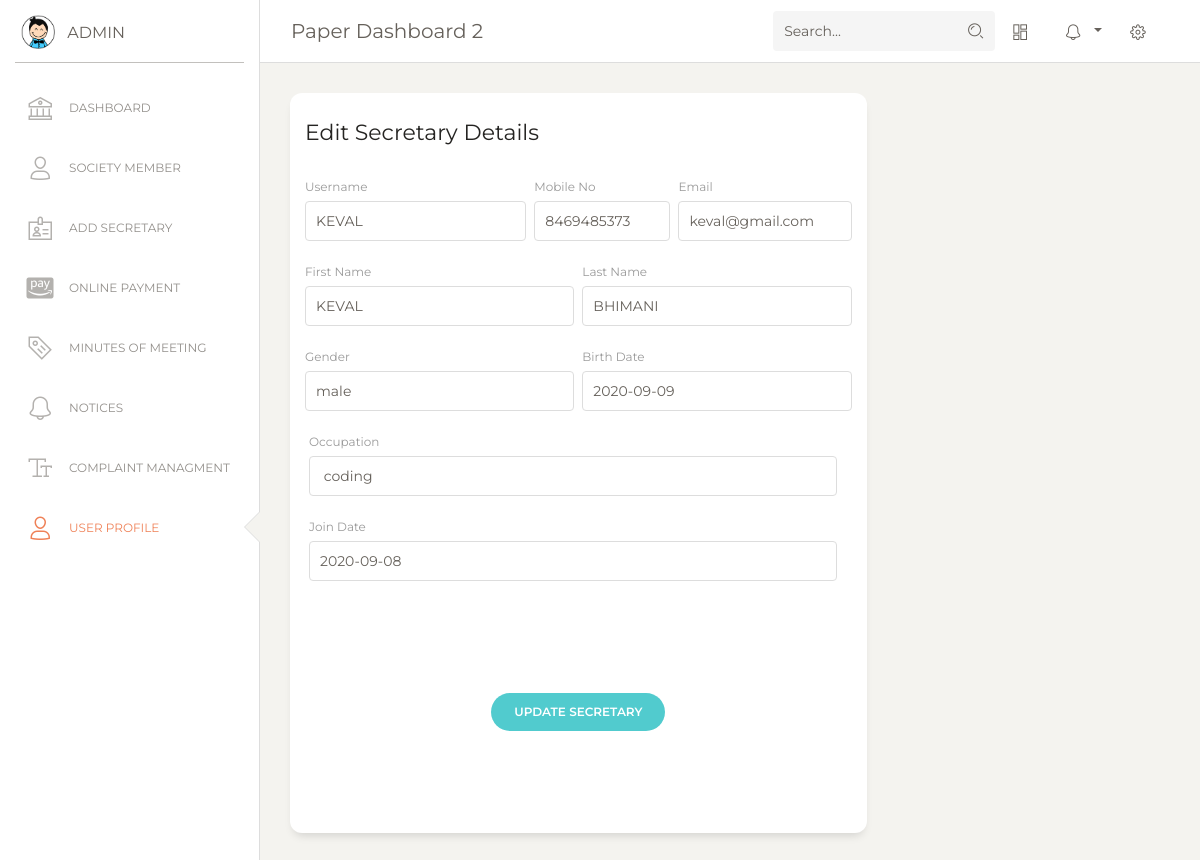
/SMS/admin/dashboard/edit_secretary_detail.php?id=1, run on the app's committed database.
### tables this page shows
CREATE TABLE `secretary_entry` (
  `sec_id` int(100) NOT NULL,
  `f_name` varchar(50) NOT NULL,
  `l_name` varchar(50) NOT NULL,
  `e_mails` varchar(50) NOT NULL,
  `mobiles_no` varchar(10) NOT NULL,
  `dob` varchar(10) NOT NULL,
  `gender` varchar(10) NOT NULL,
  `occupation` varchar(30) NOT NULL,
  `username` varchar(20) NOT NULL,
  `password` varchar(50) NOT NULL,
  `join_date` varchar(15) NOT NULL,
  `sec_photo` varchar(255) NOT NULL
);

### SMS/admin/dashboard/edit_secretary_detail.php (the view, shortened to what this page needs)
<!DOCTYPE html>
<html lang="en">
<head>
  <link href="https://maxcdn.bootstrapcdn.com/font-awesome/latest/css/font-awesome.min.css" rel="stylesheet">
  <link href="../assets/css/bootstrap.min.css" rel="stylesheet" />
  <link href="../assets/css/paper-dashboard.css?v=2.0.1" rel="stylesheet" />
  <link href="../assets/demo/demo.css" rel="stylesheet" />
</head>
<body class="">
  <div class="wrapper ">
    <div class="sidebar" data-color="white" data-active-color="danger">
      <div class="logo">
        <a href="https://www.creative-tim.com" class="simple-text logo-mini">
          <div class="logo-image-small">
            <img src="../assets/img/logo-small.png">
          </div>
        </a>
        <a href="https://www.creative-tim.com" class="simple-text logo-normal">
          Admin
        </a>
      </div>
      <div class="sidebar-wrapper">
         <?php include "side_menu_admin.php"?>
      </div>
    </div>
    <div class="main-panel">
      <nav class="navbar navbar-expand-lg navbar-absolute fixed-top navbar-transparent">
        <div class="container-fluid">
          <div class="navbar-wrapper">
            <a class="navbar-brand" href="javascript:;">Paper Dashboard 2</a>
          </div>
          <div class="collapse navbar-collapse justify-content-end" id="navigation">
            <form>
              <div class="input-group no-border">
                <input type="text" value="" class="form-control" placeholder="Search...">
                <div class="input-group-append">
                  <div class="input-group-text">
                    <i class="nc-icon nc-zoom-split"></i>
                  </div>
                </div>
              </div>
            </form>
            <ul class="navbar-nav">
              <li class="nav-item">
                <a class="nav-link btn-magnify" href="javascript:;">
                  <i class="nc-icon nc-layout-11"></i>
                </a>
              </li>
              <li class="nav-item btn-rotate dropdown">
                <a class="nav-link dropdown-toggle" href="http://example.com" id="navbarDropdownMenuLink" data-toggle="dropdown" aria-haspopup="true" aria-expanded="false">
                  <i class="nc-icon nc-bell-55"></i>
                </a>
              </li>
              <li class="nav-item">
                <a class="nav-link btn-rotate" href="javascript:;">
                  <i class="nc-icon nc-settings-gear-65"></i>
                </a>
              </li>
            </ul>
          </div>
        </div>
      </nav>
 <?php
include "connection.php";
$id=$_GET['id'];
$displayquery="select * from secretary_entry where sec_id='$id'";
$result = mysqli_query($conn,$displayquery);
	while ($row=mysqli_fetch_array($result)) {
	 $first=$row['f_name'];
     $last=$row['l_name'];
      $emails=$row['e_mails'];
     $mobiles_no=$row['mobiles_no'];
     $bdates = $row['dob'];
     $gender=$row['gender'];
    $occupation=$row['occupation'];
    $username=$row['username'];
    $join_date=$row['join_date'];
  }
?>
      <div class="content">
        <div class="row">
          <div class="col-md-8">
            <div class="card card-user">
              <div class="card-header">
                <h5 class="card-title">Edit Secretary Details</h5>
              </div>
              <div class="card-body">
                <form action="update_secretary_details.php" method="POST" enctype=multipart/form-data>
                  <div class="row">
                    <div class="col-md-5 pr-1">
                      <div class="form-group">
                        <label>Username</label>
                        <input type="text" name="user" class="form-control text-uppercase"  value="<?php echo $username;?>" placeholder="House No">
                      </div>
                    </div>
                    <div class="col-md-3 px-1">
                      <div class="form-group">
                        <label>Mobile No</label>
                        <input type="text" name="mobiles" class="form-control text-uppercase" placeholder="Username" value="<?php echo $mobiles_no;?>">
                      </div>
                    </div>
                    <div class="col-md-4 pl-1">
                      <div class="form-group">
                        <label for="exampleInputEmail1">Email</label>
                        <input type="email" name="emails" class="form-control" placeholder="Email" value="<?php echo $emails;?>">
                      </div>
                    </div>
                  </div>
                  <div class="row">
                    <div class="col-md-6 pr-1">
                      <div class="form-group">
                        <label>First Name</label>
                        <input type="text" name="f_name" class="form-control text-uppercase" placeholder="First Name" value="<?php echo $first; ?>">
                      </div>
                    </div>
                    <div class="col-md-6 pl-1">
                      <div class="form-group">
                        <label>Last Name</label>
                        <input type="text" name="l_name" class="form-control text-uppercase" placeholder="Last Name" value="<?php echo $last; ?>">
                      </div>
                    </div>
                  </div>
                  <div class="row">
                    <div class="col-md-6 pr-1">
                      <div class="form-group">
                        <label>Gender</label>
                        <input type="text" name="gender" class="form-control" placeholder="Total Member In House" value="<?php echo $gender; ?>">
                      </div>
                    </div>
                    <div class="col-md-6 pl-1">
                      <div class="form-group">
                        <label>Birth Date</label>
                        <input type="text" name="b_date" class="form-control" placeholder="Birthday" value="<?php echo $bdates;?>">
                      </div>
                    </div>
                  </div>
                    <div class="col-md-12 pl-1">
                      <div class="form-group">
                        <label>Occupation</label>
                        <input type="text" name="occupation" class="form-control" placeholder="ZIP Code" value="<?php echo $occupation;?>" value="395001">
                      </div>
                    </div>
                    <div class="col-md-12 pl-1">
                      <div class="form-group">
                        <label>Join Date</label>
                        <input type="text" name="join_date" class="form-control" placeholder="Entry Date" value="<?php echo $join_date;?>">
                      </div>
                    </div>
                    <div class="row">
                    <div class="update ml-auto mr-auto text-center">
                      <button type="submit" class="btn btn-primary btn-round">Update Secretary</button>
                    </div>
                  </div>
                  </div>
              </div>
            </div>
          </div>
        </div>
      </div>
      <footer class="footer footer-black  footer-white ">
        <div class="container-fluid">
          <div class="row">
            <div class="credits ml-auto">
              <span class="copyright">
                , made with <i class="fa fa-heart heart"></i> by Code Devil's
              </span>
            </div>
          </div>
        </div>
      </footer>
    </div>
</body>
</html>

### data on the page
secretary_entry: user "keval", mobiles "8469485373", emails "keval@gmail.com", f_name "keval", l_name "Bhimani", gender "male", b_date "2020-09-09", occupation "coding", join_date "2020-09-08"
